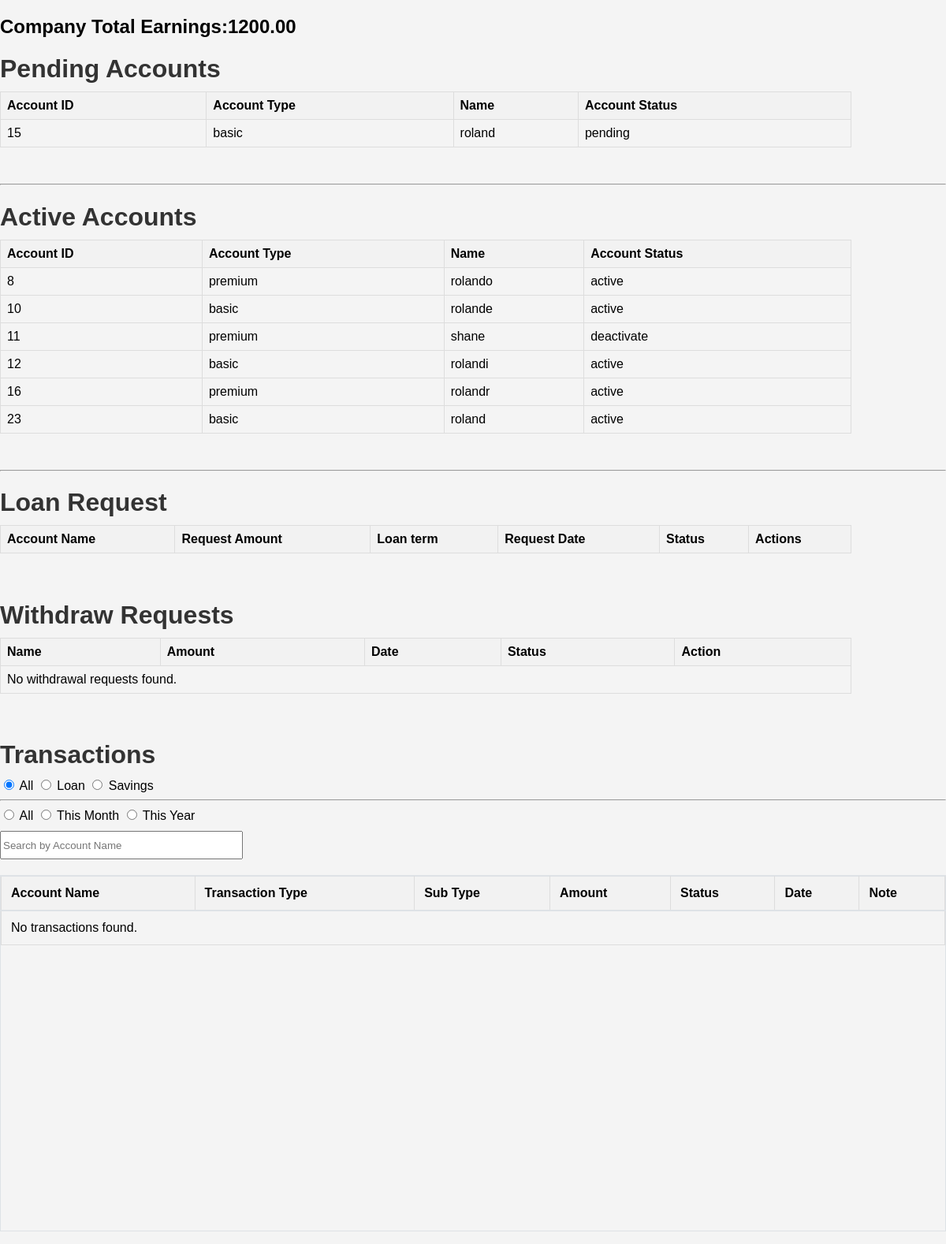
The page /reqRespon.php on the database its author committed.
### tables this page shows
CREATE TABLE `accounts` (
  `acc_id` int(11) NOT NULL,
  `acc_type` varchar(50) NOT NULL,
  `acc_name` varchar(255) NOT NULL,
  `acc_address` varchar(255) NOT NULL,
  `acc_gender` varchar(50) NOT NULL,
  `acc_dob` date NOT NULL,
  `acc_age` int(10) NOT NULL,
  `acc_email` varchar(255) NOT NULL,
  `acc_pnum` varchar(20) NOT NULL,
  `acc_password` varchar(255) NOT NULL,
  `bnk_name` varchar(255) NOT NULL,
  `bnk_accnum` varchar(20) NOT NULL,
  `bnk_holder` varchar(255) NOT NULL,
  `acc_tin` varchar(50) NOT NULL,
  `com_name` varchar(255) NOT NULL,
  `com_add` varchar(255) NOT NULL,
  `com_pnum` varchar(20) NOT NULL,
  `com_pos` varchar(255) NOT NULL,
  `com_earnig` int(20) NOT NULL,
  `acc_billing` longblob NOT NULL,
  `acc_valid_id` longblob NOT NULL,
  `acc_coe` longblob NOT NULL,
  `acc_status` varchar(20) NOT NULL,
  `rej_reason` varchar(255) NOT NULL,
  `rejection_date` datetime DEFAULT NULL
);

### reqRespon.php (called while the page is built, shortened)
<?php
include 'config/database.php';
include './view/dashboard.php';
?>

### model/users.php (called while the page is built, shortened)
<?php
class User {
    private $conn;
    public function __construct($db) {
        $this->conn = $db;
    }
    public function getAllTransactionsadmin() {
        try {
            $query = "SELECT t.`transaction_id`, t.`acc_id`, acc.acc_name ,t.`transaction_type`, t.`sub_type`, t.`amount`, t.`status`, t.`created_at` ,t.note FROM `transactions` t
            LEFT JOIN accounts acc ON t.acc_id = acc.acc_id WHERE DATE(t.created_at) = CURDATE()";
            $stmt = $this->conn->prepare($query);
            $stmt->execute();
            return $stmt->fetchAll(PDO::FETCH_ASSOC);
        } catch (PDOException $e) {
            error_log("Database Error in getAllTransactions: " . $e->getMessage());
            return [];
        }
    }
    public function getWithdraw(){
        $query = "SELECT wr.id, wr.user_id, acc_name, acc_email, wr.sav_id, wr.amount, wr.date, wr.status, wr.rejection FROM wthdraw_request wr
        LEFT JOIN accounts ac ON wr.user_id = ac.acc_id
        where status = 'pending'";
        $stmt = $this->conn->prepare($query);
        $stmt->execute();
        return $stmt->fetchAll(PDO::FETCH_ASSOC);
    }
    public function getTotalearning(){
        $query = "
        SELECT SUM(total_income) as total
        FROM (
            SELECT req_id, interest_amount + SUM(penalty) as total_income
            FROM loan_repayments
            WHERE status = 'paid'
            GROUP BY req_id
        ) as subquery
        ";
        $stmt = $this->conn->prepare($query);
        $stmt->execute();
        $result = $stmt->fetch(PDO::FETCH_ASSOC);
        return $result['total'];
    }
}
?>

### view/dashboard.php (the view, shortened to what this page needs)
<?php
        include_once '../model/users.php';
        include_once '../config/database.php';
        $transacTable = new User($db);
        $sql = "SELECT * FROM `accounts` where acc_status = 'pending'";
        $stmt = $db->query($sql);
       $withdrawRequests = $transacTable->getWithdraw();
       $getEarning = $transacTable->getTotalearning();
        $transactions = $transacTable->getAllTransactionsadmin();
        ?>
<!DOCTYPE html>
<html>
<head>
 <link rel="stylesheet" href="assets/style.css">
</head>
<body>
    <div>
        <h2>Company Total Earnings:<?php echo  $getEarning;?></h2>
    </div>
<h1>Pending Accounts</h1>
    <table>
        <tr>
            <th>Account ID</th>
            <th>Account Type</th>
            <th>Name</th>
            <th>Account Status</th>
        </tr>
        <?php
              while ($account = $stmt->fetch(PDO::FETCH_ASSOC)) {
                ?>
                <tr onclick="fetchAccContent('<?php echo $account['acc_id']?>','accRespon')">
                <?php
                echo "<td>{$account['acc_id']}</td>";
                echo "<td>{$account['acc_type']}</td>";
                echo "<td>{$account['acc_name']}</td>";
                echo "<td>{$account['acc_status']}</td>";
                echo "</tr>";
            }
        ?>
    </table>
    <br>
    <hr>
    <h1>Active Accounts</h1>
    <table>
        <tr>
            <th>Account ID</th>
            <th>Account Type</th>
            <th>Name</th>
            <th>Account Status</th>
        </tr>
        <?php
        $sql = "SELECT * FROM `accounts` where  acc_status != 'pending 'AND acc_type != 'admin' ";
        $stmt = $db->query($sql);
        while ($account = $stmt->fetch(PDO::FETCH_ASSOC)) {
            ?>
               <tr onclick="fetchAccContent('<?php echo $account['acc_id'] ?>','accAct')">
            <?php
            echo "<td>{$account['acc_id']}</td>";
            echo "<td>{$account['acc_type']}</td>";
            echo "<td>{$account['acc_name']}</td>";
            echo "<td>{$account['acc_status']}</td>";
            echo "</tr>";
        }
        ?>
    </table>
    <br>
    <hr>
    <h1>Loan Request</h1>
    <table>
        <tr>
            <th>Account Name</th>
            <th>Request Amount</th>
            <th>Loan term</th>
            <th>Request Date</th>
            <th>Status</th>
            <th>Actions</th>
        </tr>
    </table>
        <br>
        <h1>Withdraw Requests</h1>
    <table>
        <thead>
            <tr>
                <th>Name</th>
                <th>Amount</th>
                <th>Date</th>
                <th>Status</th>
                <th>Action</th>
            </tr>
        </thead>
        <tbody>
            <?php if ($withdrawRequests): ?>
                <?php foreach ($withdrawRequests as $request): ?>
                    <tr>
                        <td><?php echo htmlspecialchars($request['acc_name']); ?></td>
                        <td><?php echo htmlspecialchars($request['amount']); ?></td>
                        <td><?php echo date('F d Y', strtotime($request['date'])); ?></td>
                        <td><?php echo htmlspecialchars($request['status']); ?></td>
                        <?php echo '<td>
                          <form action="" id = "withForm">
                          <input type="hidden" name="Id" value="'.$request["id"].'">
                          <input type="hidden" name="userId" value="'.$request["user_id"].'">
                          <input type="hidden" name="savId" value="'.$request["sav_id"].'">
                          <input type="hidden" name="amount" value="'.$request["amount"].'">
                          <input type="hidden" name="email" value="'.$request["acc_email"].'">
                          <input type="button" class="response" data-action="approve" value="Approve">
                          <input type="button" class= "submitRejection1" id="submitRejection1s" onclick ="openOver()" value="Reject">
                          <div id="popupOverlay1s" class="popupOverlays">
                          <div id="popupDiv1" class="popupDiv">
                              <h3>withDraw Reject Reason</h3>
                              <textarea id="rejectionReason1" name = "reason" rows="4" cols="50"></textarea><br>
                              <input type="button" class="response" data-action="reject" value="Reject">
                              <input type="button" onclick = " closeOver()" id="cancelRejection1s" class="cancelRejection1" value="Cancel">
                          </div>
                          </div>
                          </form>
                        </td>'
                        ?>
                    </tr>
                <?php endforeach; ?>
            <?php else: ?>
                <tr>
                    <td colspan="7">No withdrawal requests found.</td>
                </tr>
            <?php endif; ?>
        </tbody>
    </table>
        <br>
        <h1>Transactions</h1>
        <form id="filterForm">
        <label>
            <input type="radio" name="filter" value="all" checked onclick="filterTransac()">
            All
        </label>
        <label>
            <input type="radio" name="filter" value="loan" onclick="filterTransac()">
            Loan
        </label>
        <label>
            <input type="radio" name="filter" value="savings" onclick="filterTransac()">
            Savings
        </label>
        <hr>
        <label>
            <input type="radio" name="dateFilter" value="all" onclick="filterTransac()">
            All
        </label>
        <label>
            <input type="radio" name="dateFilter" value="this_month" onclick="filterTransac()">
            This Month
        </label>
        <label>
            <input type="radio" name="dateFilter" value="this_year" onclick="filterTransac()">
            This Year
        </label>
    </form>
    <input type="text" id="searchBar" oninput="filterTransac()" style ='height: 30px; width: 300px;' placeholder="Search by Account Name">
        <div class="table-responsive-md">
            <table class="table">
                <thead>
                    <tr class="bg-dark">
                        <th>Account Name</th>
                        <th>Transaction Type</th>
                        <th>Sub Type</th>
                        <th>Amount</th>
                        <th>Status</th>
                        <th>Date</th>
                        <th>Note</th>
                    </tr>
                </thead>
                <tbody id="transactionsTable">
                    <?php if (!empty($transactions)): ?>
                        <?php foreach ($transactions as $transaction): ?>
                            <tr>
                                <td><?php echo htmlspecialchars($transaction['acc_name']); ?></td>
                                <td><?php echo htmlspecialchars($transaction['transaction_type']); ?></td>
                                <td><?php echo htmlspecialchars($transaction['sub_type']); ?></td>
                                <td><?php echo htmlspecialchars($transaction['amount']); ?></td>
                                <td><?php echo htmlspecialchars($transaction['status']); ?></td>
                                <td><?php echo date('F d Y', strtotime($transaction['created_at'])); ?></td>
                                <td><?php echo htmlspecialchars($transaction['note']); ?></td>
                            </tr>
                        <?php endforeach; ?>
                    <?php else: ?>
                        <tr>
                            <td colspan="8">No transactions found.</td>
                        </tr>
                    <?php endif; ?>
                </tbody>
            </table>
        </div>
</body>
</html>

### view/assets/style.css (style rules this page uses)
table { border-collapse: collapse; width: 100%; }
th, td { border: 1px solid #dddddd; text-align: left; padding: 8px; }
th { background-color: #f2f2f2; }

### view/dashboard.php (style rules this page uses)
body { font-family: Arial, sans-serif; margin: 0; padding: 0; background-color: #f4f4f4; }
h1 { margin-bottom: 10px; color: #333; }
table { width: 90%; border-collapse: collapse; margin-bottom: 20px; }
table th, table td { border: 1px solid #ddd; padding: 8px; text-align: left; }
table th { background-color: #f2f2f2; }
input[type="text"] { margin-top: 10px; margin-bottom: 20px; }
.table-responsive-md { height: 450px; overflow-y: scroll; border: 1px solid #dee2e6; margin-bottom: 1rem; background-color: transparent; -webkit-overflow-scrolling: touch; }
.table { width: 100%; margin-bottom: 1rem; background-color: transparent; border-collapse: collapse; }
.table th, .table td { padding: 0.75rem; vertical-align: top; border-top: 1px solid #dee2e6; }
.table thead th { vertical-align: bottom; border-bottom: 2px solid #dee2e6; }
.bg-dark { background-color: #343a40 !important; }

### rows shown on the page
accounts: acc_id "15", acc_type "basic", acc_name "roland", acc_status "pending"
accounts: acc_id "8", acc_type "premium", acc_name "rolando", acc_status "active"
accounts: acc_id "10", acc_type "basic", acc_name "rolande", acc_status "active"
accounts: acc_id "11", acc_type "premium", acc_name "shane", acc_status "deactivate"
accounts: acc_id "12", acc_type "basic", acc_name "rolandi", acc_status "active"
accounts: acc_id "16", acc_type "premium", acc_name "rolandr", acc_status "active"
accounts: acc_id "23", acc_type "basic", acc_name "roland", acc_status "active"

### other values the page prints
$getEarning "1200.00"
